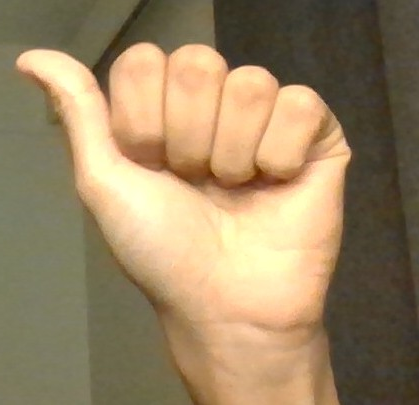
#> input picture resources/A.jpg, 419 x 405 px
$ python -i hand_detector.py   (imports and definitions only)
#> lines starting #> are read from the running program, lines starting #| are printed output that depends on the picture; after the words box and inside, x2 and y2 are one past the last pixel; in counts of white or black regions, pixels touching at a corner belong together
#> further down, picture is the input picture: shape (405, 419, 3); mean B, G, R 99.9, 133.8, 155.1
import cv2
import numpy as np


class HandDetector:
    """
    Handles hand detection using computer vision techniques
    """
    def __init__(self):
        # Skin color detection parameters (HSV)
        self.lower_skin = np.array([0, 20, 70], dtype=np.uint8)
        self.upper_skin = np.array([20, 255, 255], dtype=np.uint8)

        # Hand detection parameters
        self.min_hand_area = 5000
        self.max_hand_area = 100000


    def detect_skin_color(self, frame): # TODO: find better hand detection method
        """
        Detect hand using skin color segmentation in HSV color space
        """
        # Convert to HSV
        hsv = cv2.cvtColor(frame, cv2.COLOR_BGR2HSV)
#> hsv: shape (405, 419, 3); mean H, S, V 20.7, 88.9, 155.2

        # Create skin mask
        mask = cv2.inRange(hsv, self.lower_skin, self.upper_skin)
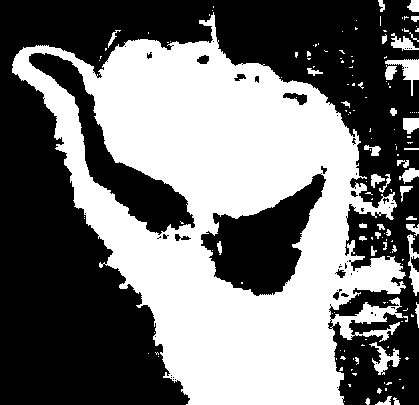
#> mask: shape (405, 419); 45.6% white; 154 white regions (115 under 20 px)

        # Clean up mask (remove noise)
        mask = cv2.GaussianBlur(mask, (5, 5), 0)
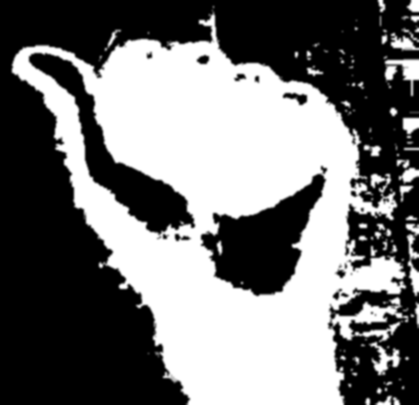
#> mask: shape (405, 419); min 0, max 255, mean 116.3
        kernel = np.ones((3, 3), np.uint8)
        mask = cv2.morphologyEx(mask, cv2.MORPH_OPEN, kernel, iterations=2)
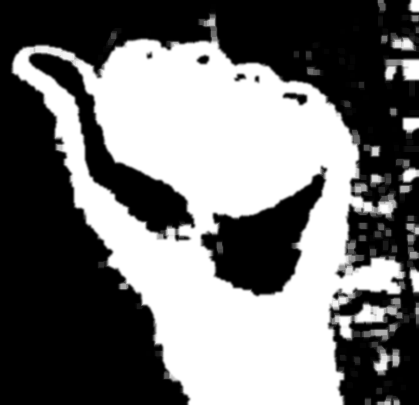
#> mask: shape (405, 419); min 0, max 255, mean 113.3
        mask = cv2.morphologyEx(mask, cv2.MORPH_CLOSE, kernel, iterations=2)

        # Dilate to fill gaps
        mask = cv2.dilate(mask, kernel, iterations=1)
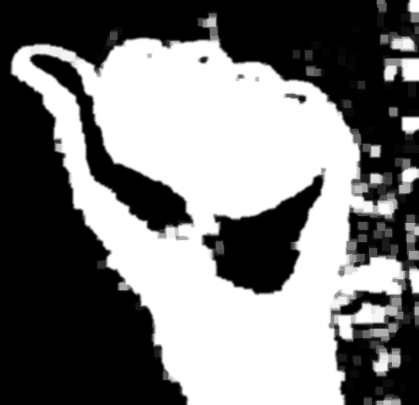
#> mask: shape (405, 419); min 0, max 255, mean 120.6

        return mask


    def find_largest_contour(self, mask):
        """
        Find the largest contour (hand) in the mask
        Returns contour and its area if valid
        """
        contours, _ = cv2.findContours(
            mask, cv2.RETR_EXTERNAL, cv2.CHAIN_APPROX_SIMPLE)
#> contours = 6 contours; box (x1, y1, x2, y2) and area: (9, 3, 419, 405) 104978, (375, 0, 419, 99) 2644, (336, 47, 370, 101) 640, (352, 17, 361, 33) 106, (292, 49, 301, 61) 86, (339, 28, 346, 35) 36

        if not contours:
            return None, 0

        # Find largest contour
        max_contour = max(contours, key=cv2.contourArea)
#> max_contour = contour of 816 points, box (x1, y1, x2, y2) (9, 3, 419, 405), area 104978
        area = cv2.contourArea(max_contour)
#> area = 104977.5

        # Check if area is reasonable for a hand
        if area < self.min_hand_area or area > self.max_hand_area:
            return None, 0

        return max_contour, area


    def extract_roi(self, frame, contour):
        """
        Extract hand region of interest with padding
        Returns ROI image and bounding box coordinates
        """
        x, y, w, h = cv2.boundingRect(contour)

        # Add padding
        padding = 20
        h_frame, w_frame = frame.shape[:2]

        x_min = max(0, x - padding)
        y_min = max(0, y - padding)
        x_max = min(w_frame, x + w + padding)
        y_max = min(h_frame, y + h + padding)

        roi = frame[y_min:y_max, x_min:x_max]
        bbox = (x_min, y_min, x_max, y_max)

        return roi, bbox


    def detect_hand(self, frame):
        """
        Main detection method - returns hand data or None
        Returns: dict with 'mask', 'contour', 'roi', 'bbox', 'area' or None
        """
        mask = self.detect_skin_color(frame)

        # Find hand contour
        contour, area = self.find_largest_contour(mask)
#> area = 0

        if contour is None:
            return None

        # Extract ROI
        roi, bbox = self.extract_roi(frame, contour)

        if roi is None or roi.size == 0:
            return None

        return {
            'mask': mask,
            'contour': contour,
            'roi': roi,
            'bbox': bbox,
            'area': area
        }

>>> import cv2
>>> picture = cv2.imread('resources/A.jpg')
>>> result = HandDetector().detect_hand(picture)

$ run again, on resources/AE.jpg
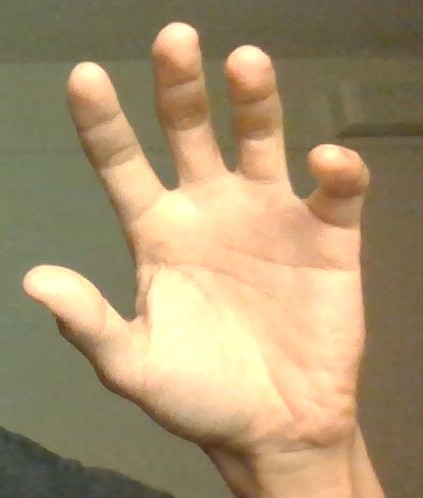
#> input picture resources/AE.jpg, 423 x 498 px
#> picture is the input picture: shape (498, 423, 3); mean B, G, R 110.6, 146.1, 166
#> hsv: shape (498, 423, 3); mean H, S, V 22.5, 84.5, 166.8
#> in detect_skin_color, `mask = cv2.inRange(hsv, self.lower_skin, self.upper_skin)`:
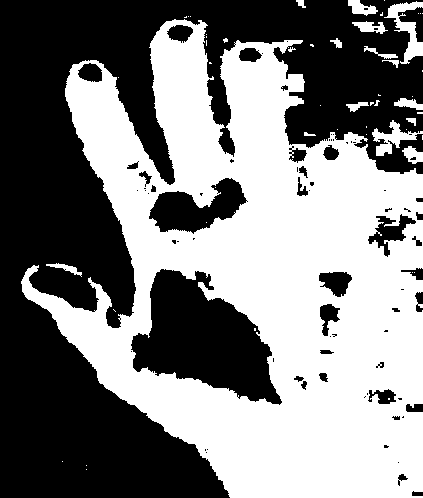
#> mask: shape (498, 423); 50% white; 79 black regions (45 under 20 px)
#> in detect_skin_color, `mask = cv2.dilate(mask, kernel, iterations=1)`:
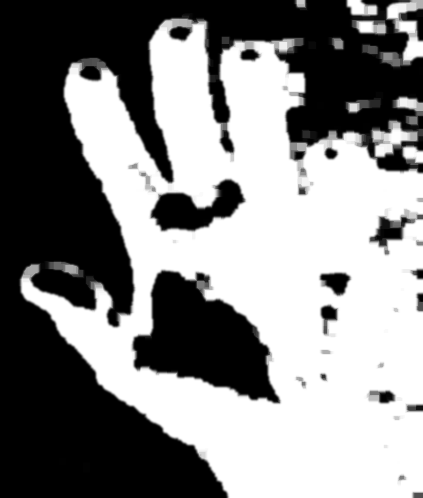
#> mask: shape (498, 423); min 0, max 255, mean 133.1
#> contours = 9 contours; largest, box (x1, y1, x2, y2) and area: (18, 13, 423, 498) 133283, (345, 0, 423, 71) 3410, (343, 91, 384, 115) 471, (327, 35, 345, 51) 202, (293, 0, 309, 11) 126
#> max_contour = contour of 716 points, box (x1, y1, x2, y2) (18, 13, 423, 498), area 133283
#> in find_largest_contour, `area = cv2.contourArea(max_contour)`: area = 133283
#> in detect_hand, `contour, area = self.find_largest_contour(mask)`: area = 0

$ run again, on resources/B.jpg
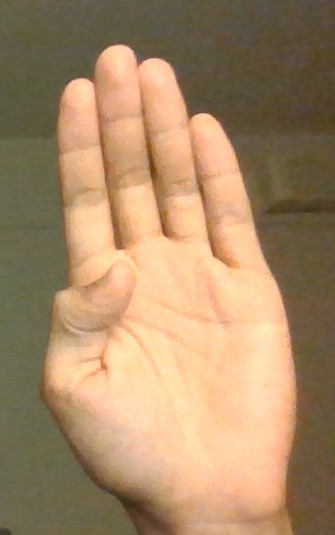
#> input picture resources/B.jpg, 335 x 535 px
#> picture is the input picture: shape (535, 335, 3); mean B, G, R 104, 137.9, 167.8
#> hsv: shape (535, 335, 3); mean H, S, V 17.9, 96.5, 167.9
#> in detect_skin_color, `mask = cv2.inRange(hsv, self.lower_skin, self.upper_skin)`:
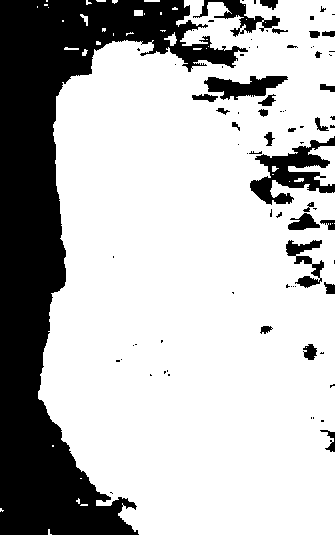
#> mask: shape (535, 335); 72.8% white; 82 black regions (54 under 20 px)
#> in detect_skin_color, `mask = cv2.dilate(mask, kernel, iterations=1)`:
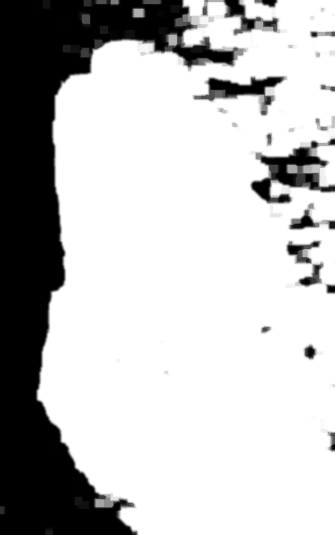
#> mask: shape (535, 335); min 0, max 255, mean 189.8
#> contours = 10 contours; largest, box (x1, y1, x2, y2) and area: (35, 0, 335, 535) 142074, (131, 0, 163, 19) 266, (83, 0, 121, 8) 196, (77, 11, 91, 29) 172, (34, 0, 52, 11) 137
#> max_contour = contour of 318 points, box (x1, y1, x2, y2) (35, 0, 335, 535), area 142074
#> in find_largest_contour, `area = cv2.contourArea(max_contour)`: area = 142074
#> in detect_hand, `contour, area = self.find_largest_contour(mask)`: area = 0

$ run again, on resources/C.jpg
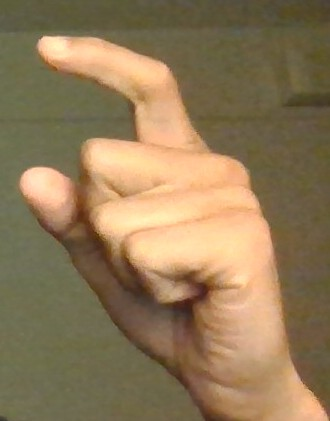
#> input picture resources/C.jpg, 330 x 421 px
#> picture is the input picture: shape (421, 330, 3); mean B, G, R 88.1, 122.3, 145.2
#> hsv: shape (421, 330, 3); mean H, S, V 20.2, 99.4, 145.3
#> in detect_skin_color, `mask = cv2.dilate(mask, kernel, iterations=1)`:
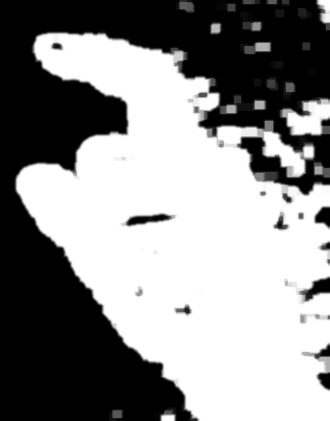
#> mask: shape (421, 330); min 0, max 255, mean 139.9
#> contours = 18 contours, 1 with area under 20; largest, box (x1, y1, x2, y2) and area: (13, 28, 330, 421) 81922, (253, 75, 297, 102) 512, (238, 37, 285, 55) 451, (239, 11, 265, 33) 350, (315, 0, 330, 31) 332
#> max_contour = contour of 672 points, box (x1, y1, x2, y2) (13, 28, 330, 421), area 81922
#> in find_largest_contour, `area = cv2.contourArea(max_contour)`: area = 81922.5
#> in detect_hand, `contour, area = self.find_largest_contour(mask)`: contour has the same summary as max_contour in find_largest_contour
#> x = 13; y = 28; w = 317; h = 393
#> x_min = 0
#> y_min = 8
#> x_max = 330
#> y_max = 421
#> in extract_roi, `roi = frame[y_min:y_max, x_min:x_max]`:
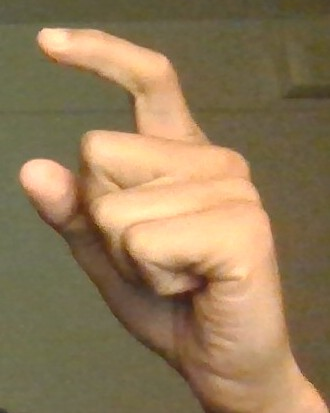
#> roi: shape (413, 330, 3); mean B, G, R 88.6, 123.1, 146.3
#> in extract_roi, `bbox = (x_min, y_min, x_max, y_max)`: bbox = (0, 8, 330, 421)
#> result = 5 items
